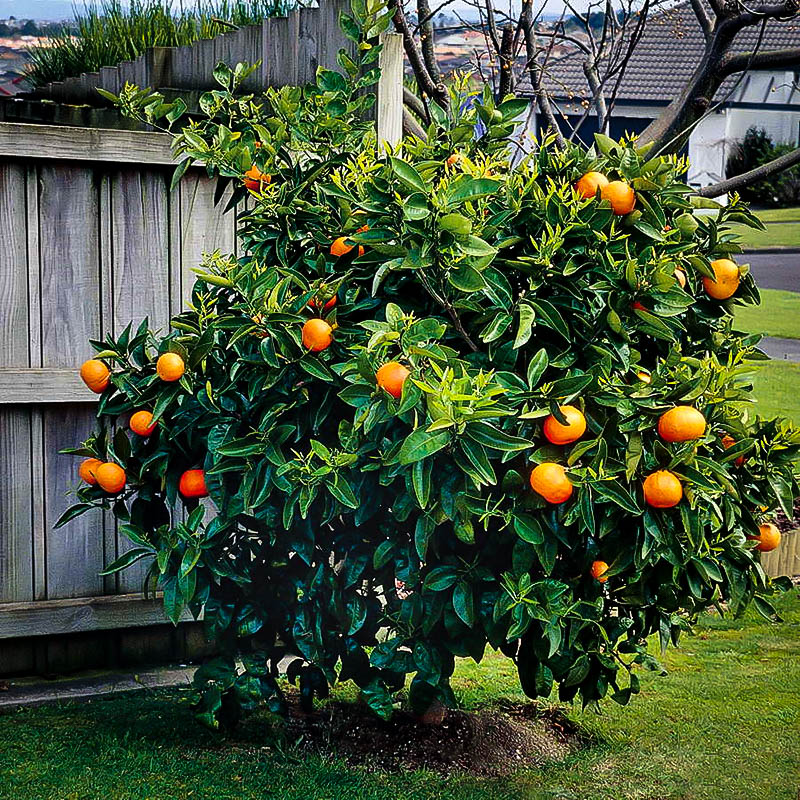
#> input picture orangetree.jpg, 800 x 800 px
$ jupyter execute Vision.ipynb
#> lines starting #> are read from the running program, lines starting #| are printed output that depends on the picture; after the words box and inside, x2 and y2 are one past the last pixel; in counts of white or black regions, pixels touching at a corner belong together
[cell 1]
import numpy as np
import cv2 as cv

filename = "orangetree.jpg"
src = cv.imread(filename)
#> src is the input picture: shape (800, 800, 3); mean B, G, R 57.1, 84.5, 69.9
rows = len(src)
#> rows = 800
columns = len(src[0])
#> columns = 800
print(src.dtype)
#| uint8

#RGB with red above 200
b, g, r = cv.split(src)
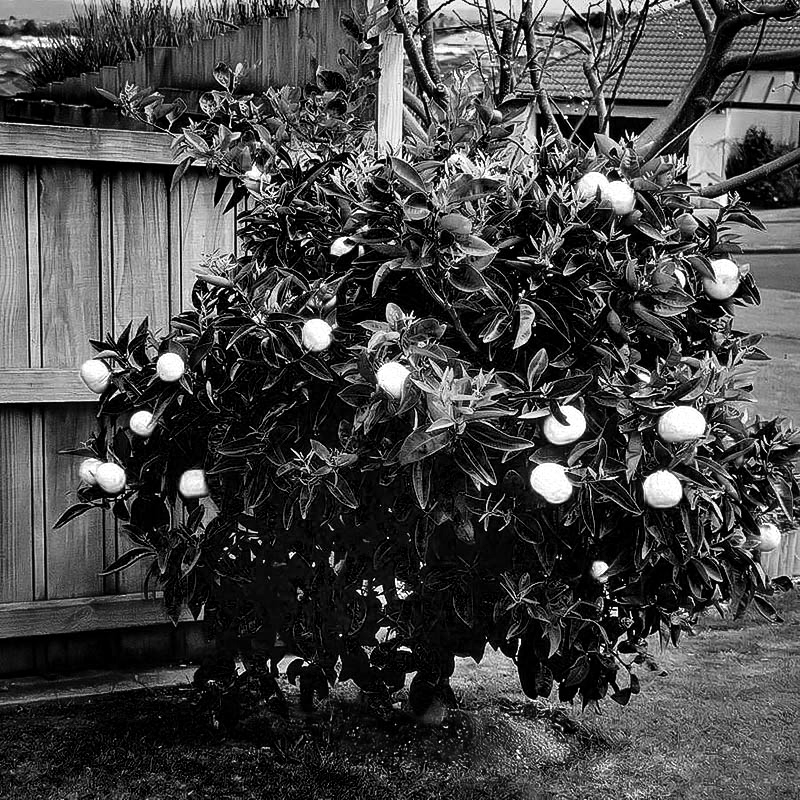
#> r: shape (800, 800); min 0, max 255, mean 69.9

orangeMatrixBGR = np.zeros((rows, columns), 'uint8')
justOrangeR = np.zeros((rows, columns), 'uint8')
justOrangeG = np.zeros((rows, columns), 'uint8')
justOrangeB = np.zeros((rows, columns), 'uint8')

for i in range(rows): #Need to vectorize loop
    for j in range(columns):
        if(r[i, j] >200):
            orangeMatrixBGR[i, j] = 1
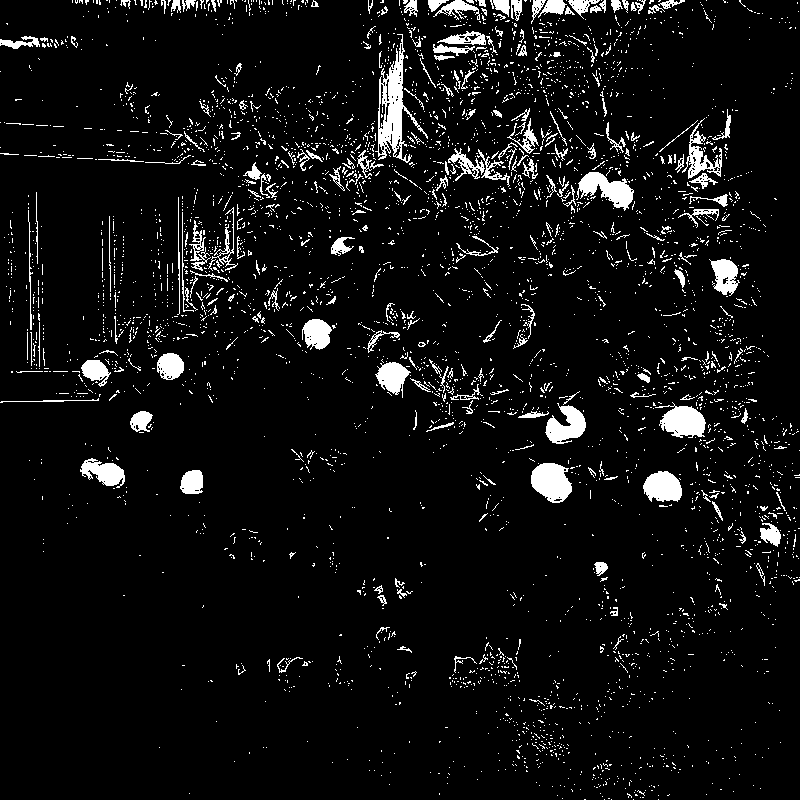
#> orangeMatrixBGR: shape (800, 800); values 0 (black) and 1 (white), 6.2% white; 4196 white regions (3944 under 20 px), largest, box (x1, y1, x2, y2) and area: (375, 34, 428, 163) 1979, (531, 463, 572, 503) 1192, (576, 172, 634, 211) 1116

for i in range(rows):
    for j in range(columns):
        if(orangeMatrixBGR[i, j] == 1):
            justOrangeR[i, j] = r[i, j]
            justOrangeG[i, j] = g[i, j]
            justOrangeB[i, j] = b[i, j]
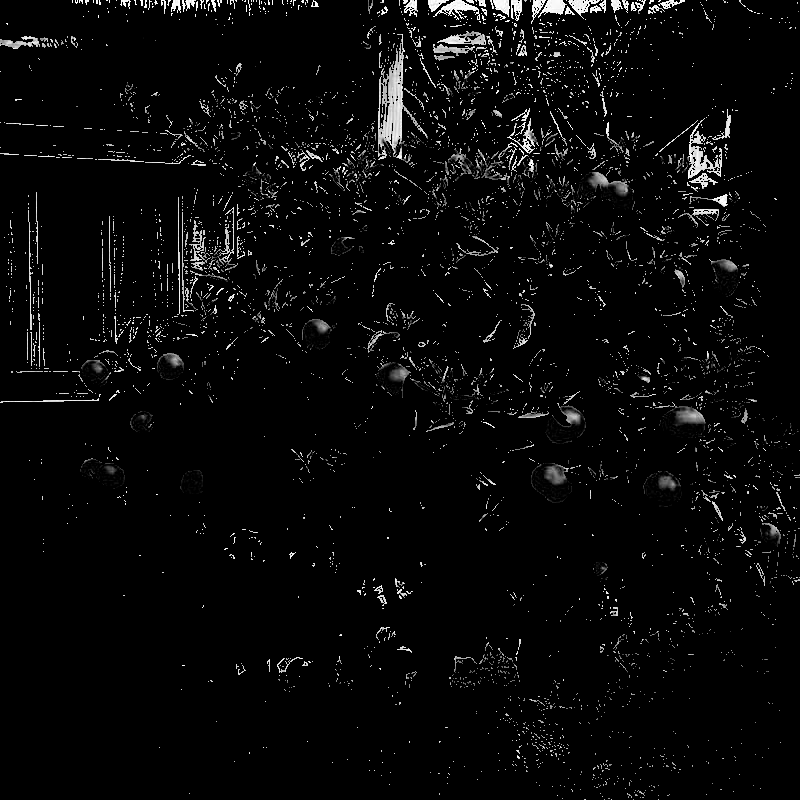
#> justOrangeB: shape (800, 800); min 0, max 255, mean 8.8

orangeBGR = cv.merge([justOrangeB, justOrangeG, justOrangeR])

#HSV Orange: Hue: (0,26) Saturation: (105,255) Value: (162,255)
srcHSV = cv.cvtColor(src, cv.COLOR_BGR2HSV)
#> srcHSV: shape (800, 800, 3); mean H, S, V 65.7, 141.4, 89.8
h, s, v = cv.split(srcHSV)
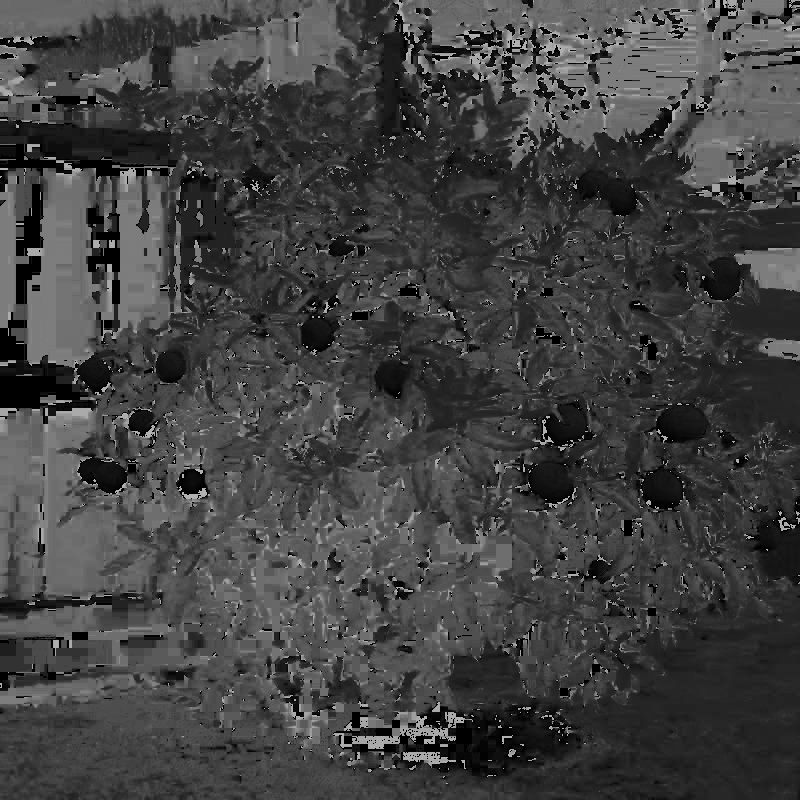
#> h: shape (800, 800); min 0, max 179, mean 65.7
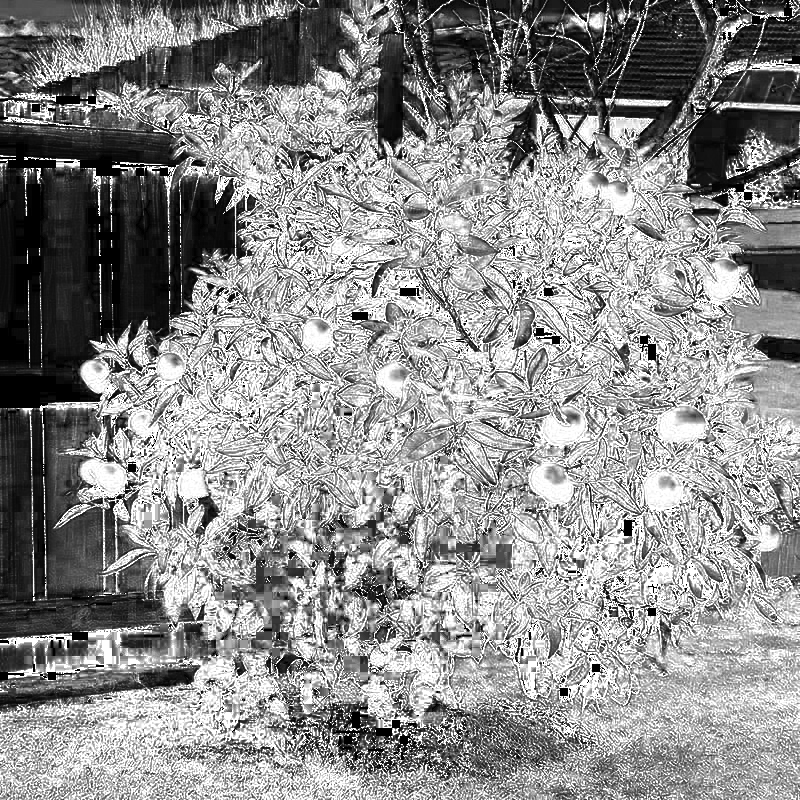
#> s: shape (800, 800); min 0, max 255, mean 141.4
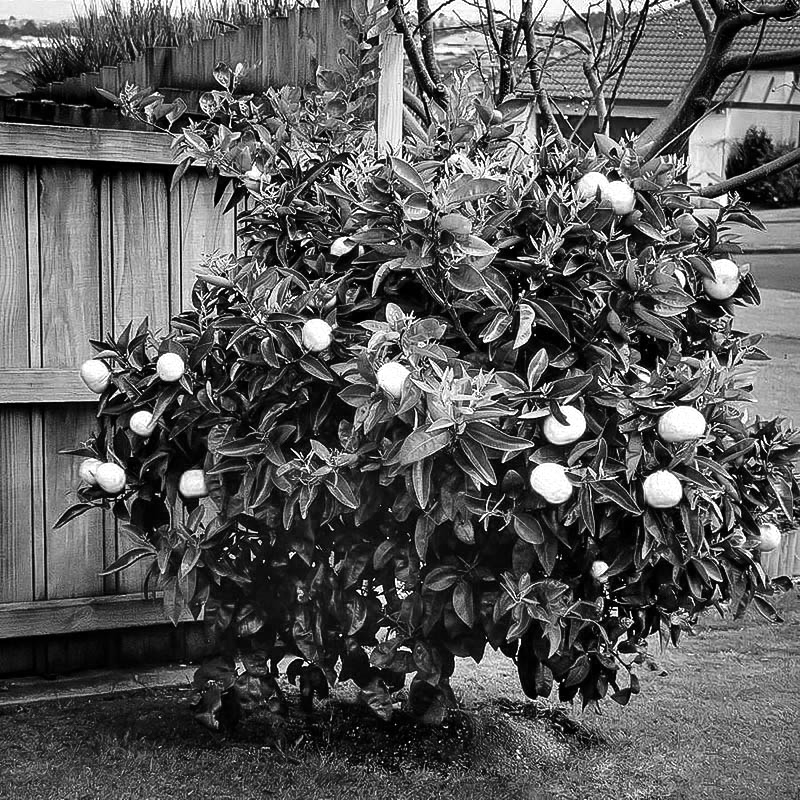
#> v: shape (800, 800); min 0, max 255, mean 89.8

orangeMatrixHSV = np.zeros((rows, columns), 'uint8')
h2 = np.zeros((rows, columns), 'uint8')
s2 = np.zeros((rows, columns), 'uint8')
v2 = np.zeros((rows, columns), 'uint8')

for i in range(rows): #Need to vectorize loop
    for j in range(columns):
        if (h[i, j] <= 26):
            if(s[i, j] >= 105):
                if(v[i, j] >= 162):
                    orangeMatrixHSV[i, j] = 1
#> orangeMatrixHSV: shape (800, 800); values 0 (black) and 1 (white), 2% white; 235 white regions (199 under 20 px), largest, box (x1, y1, x2, y2) and area: (530, 463, 573, 503) 1182, (577, 172, 636, 212) 1114, (659, 405, 706, 440) 1113

for i in range(rows):
    for j in range(columns):
        if(orangeMatrixHSV[i, j] == 1):
            h2[i, j] = h[i, j]
            s2[i, j] = s[i, j]
            v2[i, j] = v[i, j]

image = cv.merge([h2, s2, v2])
#> image: shape (800, 800, 3); mean H, S, V 0.3, 4.5, 4.6
imageHSV = cv.cvtColor(image, cv.COLOR_HSV2BGR)
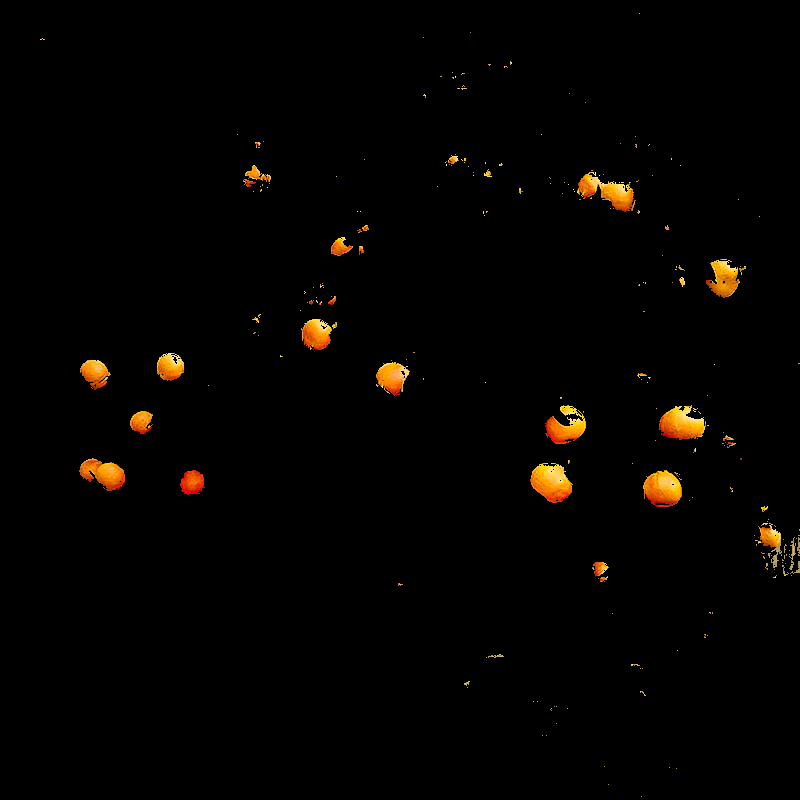
#> imageHSV: shape (800, 800, 3); mean B, G, R 0.6, 2.8, 4.6

while(1):
    cv.imshow("Input", src)
    cv.imshow("justOrangeRGB", orangeBGR)
    cv.imshow("justOrangeHSV", imageHSV)#.astype('uint8') * 255)
    cv.waitKey(0)

cv.destroyAllWindows()
